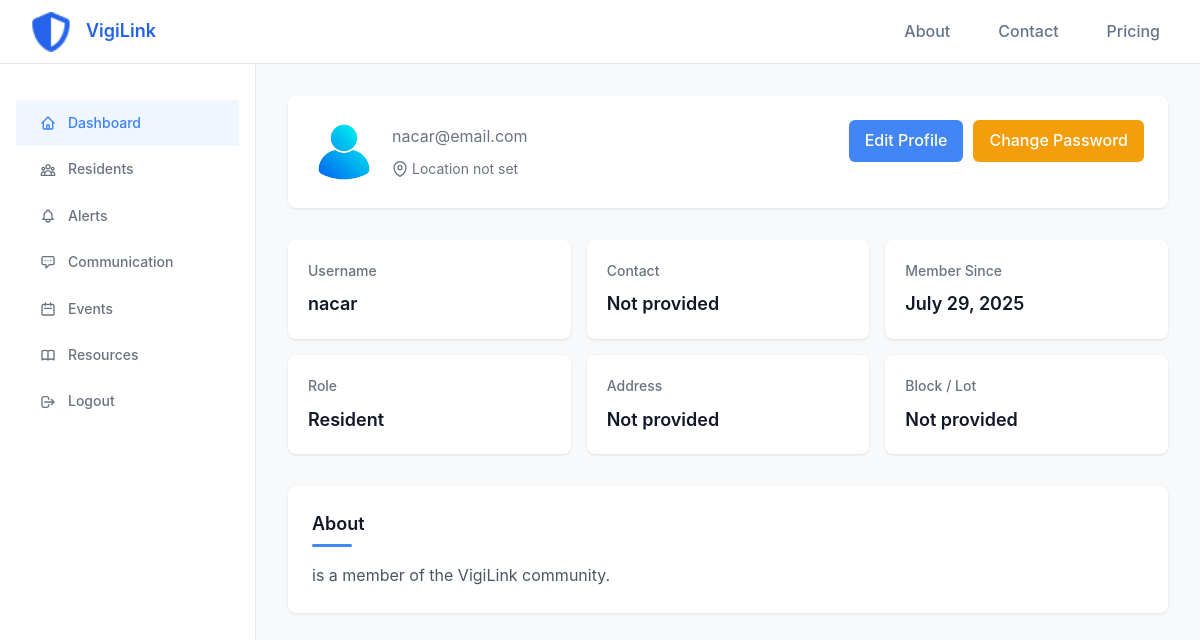
/user/profile/ (signed in), run on an earlier commit of the app's database.
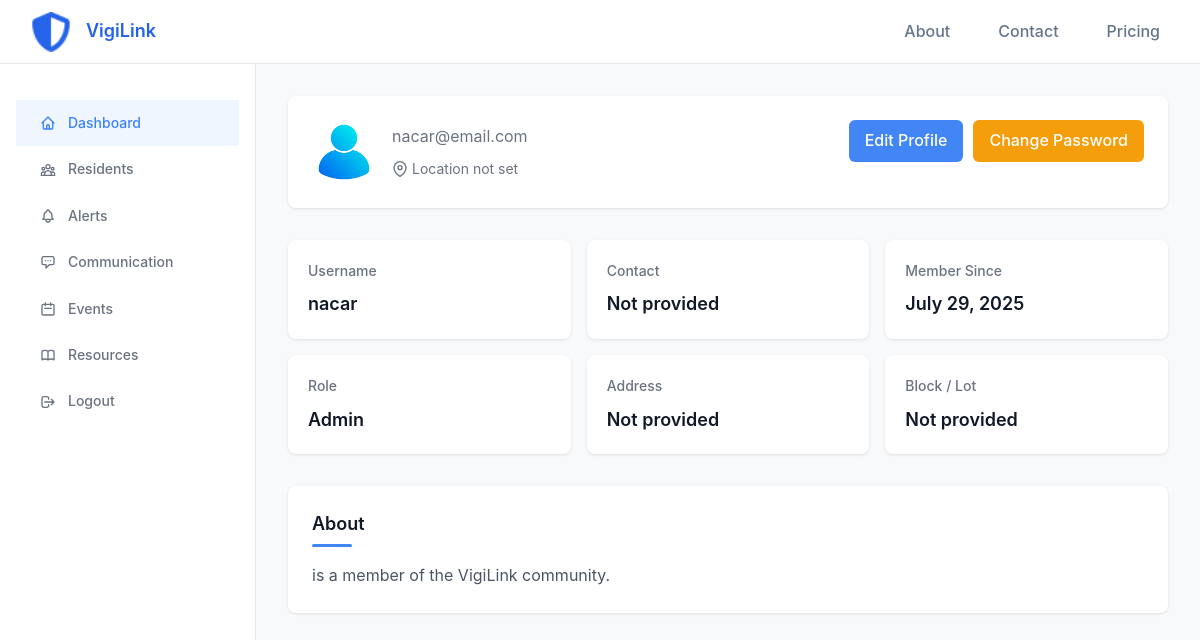
And on a later commit of the database.
### accounts/models.py (models this page shows)
class User(AbstractUser):
    first_name = None
    last_name = None
    ROLE_CHOICES = (
        ('guest', 'Guest'),
        ('resident', 'Resident'),
        ('communityowner', 'Community Owner'),
        ('security', 'Security'),
        ('admin', 'Admin'),
    )
    full_name = models.CharField(max_length=300, blank=True)
    city = models.ForeignKey(City, on_delete=models.SET_NULL, null=True, blank=True)
    district = models.ForeignKey(District, on_delete=models.SET_NULL, null=True, blank=True)
    contact = models.CharField(max_length=50, blank=True)
    is_verified = models.BooleanField(default=False)
    verification_code = models.CharField(max_length=6, blank=True, null=True)
    verification_code_created = models.DateTimeField(null=True, blank=True)
    profile_picture = models.ImageField(upload_to='profile_pictures/', default='accounts/static/accounts/images/profile.png')
    role = models.CharField(max_length=20, choices=ROLE_CHOICES, default='guest')
    address = models.TextField(blank=True)
    block = models.CharField(max_length=50, blank=True)
    lot = models.CharField(max_length=50, blank=True)
    about = models.TextField(blank=True, help_text='A short bio or description about yourself')
    objects = CustomUserManager()
    USERNAME_FIELD = 'username'
    REQUIRED_FIELDS = ['email', 'full_name']
    class Meta:
        verbose_name = _('user')
        verbose_name_plural = _('users')
    def __str__(self):
        return self.username

### user_panel/views.py (the view)
# urls.py: path('profile/', views.view_profile, name='view_profile'),
@login_required
def view_profile(request, user_id=None):
    try:
        if user_id:
            profile_user = get_object_or_404(User, id=user_id)
        else:
            profile_user = request.user
        is_own_profile = profile_user.id == request.user.id
        context = {
            'user': profile_user,
            'is_own_profile': is_own_profile
        }
        return render(request, 'dashboard/view_profile.html', context)
    except Exception as e:
        logger.error(f"Error rendering profile view: {str(e)}")
        return HttpResponse(f"Error loading profile: {str(e)}")

### user_panel/templates/dashboard/view_profile.html (shortened to what this page needs)
{% extends 'dashboard/base.html' %}
{% load static %}
{% block extra_css %}
<link rel="stylesheet" href="{% static 'dashboard/css/view_profile.css' %}">
{% endblock %}
{% block content %}
            <div class="profile-header">
                <div class="profile-info">
                    {% if user.profile_picture %}
                        <div class="profile-avatar">
                            <img src="{{ user.profile_picture.url }}" alt="{{ user.full_name }}" class="avatar-img" onerror="this.src='/static/accounts/images/profile.png'">
                        </div>
                    {% else %}
                        <div class="profile-avatar">
                            {{ user.username|slice:":2"|upper }}
                        </div>
                    {% endif %}
                    <div class="profile-details">
                        <p class="profile-email">{{ user.email }}</p>
                        <div class="profile-location">
                            <svg width="16" height="16" viewBox="0 0 24 24" fill="none" stroke="currentColor" stroke-width="2">
                                <path d="M21 10c0 7-9 13-9 13s-9-6-9-13a9 9 0 0 1 18 0z"></path>
                                <circle cx="12" cy="10" r="3"></circle>
                            </svg>
                            {% if user.city %}{{ user.city.name }}{% if user.district %}, {{ user.district.name }}{% endif %}{% else %}Location not set{% endif %}
                        </div>
                    </div>
                </div>
                {% if is_own_profile %}
                <div class="edit-btn-container">
                    <a href="{% url 'edit_profile' %}" class="edit-btn">Edit Profile</a>
                    <a href="{% url 'change_password' %}" class="edit-btn" style="background-color: #f59e0b; margin-left: 10px;">Change Password</a>
                </div>
                {% endif %}
            </div>
            <div class="stats-grid">
                <div class="stat-item">
                    <h3>Username</h3>
                    <p>{{ user.username }}</p>
                </div>
                <div class="stat-item">
                    <h3>Contact</h3>
                    <p>{{ user.contact|default:"Not provided" }}</p>
                </div>
                <div class="stat-item">
                    <h3>Member Since</h3>
                    <p>{{ user.date_joined|date:"F j, Y" }}</p>
                </div>
                <div class="stat-item">
                    <h3>Role</h3>
                    <p>{{ user.get_role_display|default:"Resident" }}</p>
                </div>
                <div class="stat-item">
                    <h3>Address</h3>
                    <p>{{ user.address|default:"Not provided" }}</p>
                </div>
                <div class="stat-item">
                    <h3>Block / Lot</h3>
                    <p>{% if user.block or user.lot %}{{ user.block }} / {{ user.lot }}{% else %}Not provided{% endif %}</p>
                </div>
            </div>
            <section class="about-section">
                <h2 class="section-title">About</h2>
                <p class="about-text">
                    {% if user.about %}
                        {{ user.about }}
                    {% else %}
                        {{ user.full_name }} is a member of the VigiLink community.
                    {% endif %}
                </p>
            </section>
{% endblock %}

What changed in the data, as far as the page shows it:
changed User "nacar": role "Resident" → "Admin"
